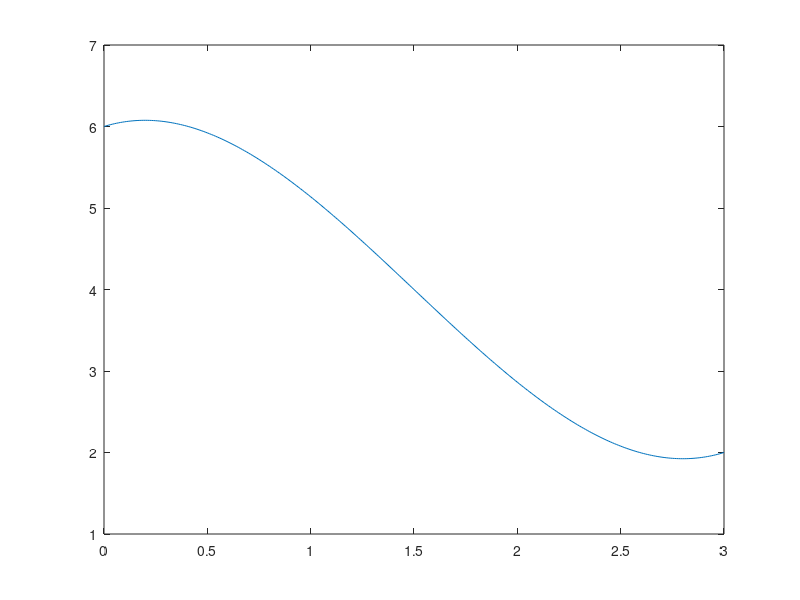

The MATLAB script that drew this image:
% this is a function that fit a cubic polynomial to given parameters:
% start value,end value,start velocity,end velocity
clear
theta_l=6;
theta_r = 2;
theta_l_dot=pi/4;
theta_r_dot=pi/4;
t = 0:0.01:3;
length_t = t(length(t));
t_display = 0:0.01:2*length_t;
T = [1 0 0 0;
     0 0 1 0;
     -3/(length_t^2),3/(length_t^2),-2/(length_t),-1/length_t;
     2/(length_t^3), -2/(length_t^3), 1/(length_t^2), 1/(length_t^2)];
A =   T * [theta_l theta_r theta_l_dot theta_r_dot]';

% T = [1 0 0 0;
%      0 1 0 0;
%      -3/(length_t^2),-2/length_t,3/(length_t^2),-1/length_t;
%      2/(length_t^3), 1/(length_t^2), -2/(length_t^3), 1/(length_t^2)];
% A =   T * [theta_l theta_l_dot theta_r theta_r_dot]';

% A(1)=theta_l;
% A(2)=theta_l_dot;
% A(3) = 3*(theta_r-theta_l)/(length_t^2) - 2*theta_l_dot/length_t - theta_r_dot/length_t;
% A(4) = -2*(theta_r - theta_l)/(length_t^3)+ (theta_r_dot+theta_l_dot)/(length_t^2);
a0 = A(1);
a1 = A(2);
a2 = A(3);
a3 = A(4);
y = a0+a1*t+a2*t.^2+a3*t.^3;
plot(t,y)